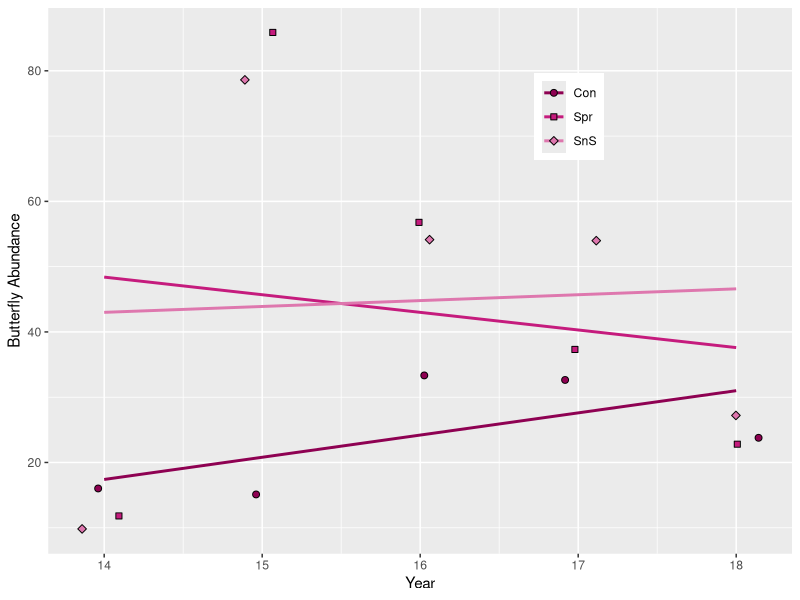

Source code (R): (Note: this script raises an error after producing the figure.)
##  --------------------------------------------------------------------------------------------------------------------------------------  ##
                         # Herbicide Side Project - Richardson 2 Observations
##  --------------------------------------------------------------------------------------------------------------------------------------  ##
# Written by Nicholas Lyon

# PURPOSE ####
  ## Because RC2 is the only un-grazed and un-burned site, it is not representative of broader treatment response
  ## SO, we generate here figures that indicate the response of this site for observational purposes
  ## While this does not hold the robustness of frequentist statistical methods, it is informative

# Required libraries
library(ggplot2); library(cowplot)

# Set working directory
setwd("~/Documents/School/Iowa State/Collaborations/'Herbicide Project/Herbicide.WD")

##  ----------------------------------------------------------------------------------------------------------  ##
                                    # Housekeeping ####
##  ----------------------------------------------------------------------------------------------------------  ##
# Clear environment to reduce error chances
rm(list = ls())

# Pull in data
bf.rc2 <- read.csv("./Data/bf-rc2-wide.csv")
flr.rc2 <- read.csv("./Data/flr-rc2-wide.csv")

# Re-level herbicide treatment levels
unique(bf.rc2$Herb.Trt); unique(flr.rc2$Herb.Trt)
bf.rc2$Herb.Trt <- factor(as.character(bf.rc2$Herb.Trt), levels = c("Con", "Spr", "SnS"))
flr.rc2$Herb.Trt <- factor(as.character(flr.rc2$Herb.Trt), levels = c("Con", "Spr", "SnS"))
unique(bf.rc2$Herb.Trt); unique(flr.rc2$Herb.Trt)

# Plotting shortcuts
bf.cols <- c("Con" = "#8e0152", "Spr" = "#c51b7d", "SnS" = "#de77ae")
flr.cols <- c("Con" = "#4d9221", "Spr" = "#7fbc41", "SnS" = "#b8e186")
shapes <- c("Con" = 21, "Spr" = 22, "SnS" = 24)
dodge <- position_dodge(width = 0.1)

##  ----------------------------------------------------------------------------------------------------------  ##
                                # Butterfly Graphs ####
##  ----------------------------------------------------------------------------------------------------------  ##
# Abundance
bf.rc2.abun <- ggplot(bf.rc2, aes(x = Year, y = Abundance)) +
  geom_smooth(aes(color = Herb.Trt), method = "lm", se = F) +
  geom_jitter(aes(fill = Herb.Trt, shape = Herb.Trt), width = 0.15, size = 2) +
  labs(x = "Year", y = "Butterfly Abundance") +
  scale_fill_manual(values = bf.cols) +
  scale_color_manual(values = bf.cols) +
  scale_shape_manual(values = 21:23) +
  theme(legend.position = c(0.7, 0.8), legend.title = element_blank()); bf.rc2.abun

# Species density/richness
bf.rc2.dens <- ggplot(bf.rc2, aes(x = Year, y = Richness)) +
  geom_smooth(aes(color = Herb.Trt), method = "lm", se = F) +
  geom_jitter(aes(fill = Herb.Trt, shape = Herb.Trt), width = 0.15, size = 2) +
  labs(x = "Year", y = "Butterfly Richness") +
  scale_fill_manual(values = bf.cols) +
  scale_color_manual(values = bf.cols) +
  scale_shape_manual(values = 21:23) +
  theme(legend.position = c(0, 0.8), legend.title = element_blank()); bf.rc2.dens

# Diversity
bf.rc2.dive <- ggplot(bf.rc2, aes(x = Year, y = Diversity)) +
  geom_smooth(aes(color = Herb.Trt), method = "lm", se = F) +
  geom_jitter(aes(fill = Herb.Trt, shape = Herb.Trt), width = 0.15, size = 2) +
  labs(x = "Year", y = "Butterfly Diversity") +
  scale_fill_manual(values = bf.cols) +
  scale_color_manual(values = bf.cols) +
  scale_shape_manual(values = 21:23) +
  theme(legend.position = c(0.7, 0.2), legend.title = element_blank()); bf.rc2.dive

##  ----------------------------------------------------------------------------------------------------------  ##
                                  # Floral Graphs ####
##  ----------------------------------------------------------------------------------------------------------  ##
# Abundance
flr.rc2.abun <- ggplot(flr.rc2, aes(x = Year, y = Abundance)) +
  geom_smooth(aes(color = Herb.Trt), method = "lm", se = F) +
  geom_jitter(aes(fill = Herb.Trt, shape = Herb.Trt), width = 0.15, size = 2) +
  labs(x = "Year", y = "Floral Abundance") +
  scale_fill_manual(values = flr.cols) +
  scale_color_manual(values = flr.cols) +
  scale_shape_manual(values = 21:23) +
  theme(legend.position = c(0, 0.8), legend.title = element_blank()); flr.rc2.abun

# Species density/richness
flr.rc2.dens <- ggplot(flr.rc2, aes(x = Year, y = Richness)) +
  geom_smooth(aes(color = Herb.Trt), method = "lm", se = F) +
  geom_jitter(aes(fill = Herb.Trt, shape = Herb.Trt), width = 0.15, size = 2) +
  labs(x = "Year", y = "Floral Richness") +
  scale_fill_manual(values = flr.cols) +
  scale_color_manual(values = flr.cols) +
  scale_shape_manual(values = 21:23) +
  theme(legend.position = c(0, 0.8), legend.title = element_blank()); flr.rc2.dens

# Diversity
flr.rc2.dive <- ggplot(flr.rc2, aes(x = Year, y = Diversity)) +
  geom_smooth(aes(color = Herb.Trt), method = "lm", se = F) +
  geom_jitter(aes(fill = Herb.Trt, shape = Herb.Trt), width = 0.15, size = 2) +
  labs(x = "Year", y = "Floral Diversity") +
  scale_fill_manual(values = flr.cols) +
  scale_color_manual(values = flr.cols) +
  scale_shape_manual(values = 21:23) +
  theme(legend.position = c(0.7, 0.8), legend.title = element_blank()); flr.rc2.dive

##  ----------------------------------------------------------------------------------------------------------  ##
# Seedmix Figure ####
##  ----------------------------------------------------------------------------------------------------------  ##
# Get the long format flower data
flr.lng <- read.csv("./Data/flr-long.csv")

# And get the treatment levels in the right order (alpha order doesn't really make sense here)
unique(flr.lng$Herb.Trt)
flr.lng$Herb.Trt <- factor(as.character(flr.lng$Herb.Trt), levels = c("Con", "Spr", "SnS"))
unique(flr.lng$Herb.Trt)

# Make a seedmix dataframe too
sdmx <- flr.lng %>%
  filter(Seedmix == "X") %>%
  select(Year:Patch, Herb.Trt, Seedmix, Number) %>%
  group_by(Year, Site, Patch, Herb.Trt) %>%
  summarise(Abundance = sum(Number),
            Richness = vegan::specnumber(Number))
str(sdmx)

# Plot seedmix abundance
sdmx.abun.plt <- ggplot(sdmx, aes(x = Year, y = Abundance)) +
  geom_smooth(method = "lm", se = F, color = "black") +
  geom_smooth(aes(color = Herb.Trt), method = "lm", se = F, linetype = 4) +
  geom_jitter(aes(fill = Herb.Trt, shape = Herb.Trt), width = 0.15, size = 2) +
  labs(x = "Year", y = "Seedmix Abundance") +
  geom_text(label = "NS", x = 14, y = 7900) +
  scale_fill_manual(values = flr.colors) +
  scale_color_manual(values = flr.colors) +
  scale_shape_manual(values = 21:23) +
  sct.theme + theme(legend.position = c(0.15, 0.85)); sdmx.abun.plt

# Seedmix Richness Plot
sdmx.rich.plt <- ggplot(sdmx, aes(x = Year, y = Richness)) +
  geom_smooth(method = "lm", se = F, color = "black") +
  geom_smooth(aes(color = Herb.Trt), method = "lm", se = F, linetype = 4) +
  geom_jitter(aes(fill = Herb.Trt, shape = Herb.Trt), width = 0.15, size = 2) +
  labs(x = "Year", y = "Seedmix Richness") +
  geom_text(label = "NS", x = 14, y = 7900) +
  scale_fill_manual(values = flr.colors) +
  scale_color_manual(values = flr.colors) +
  scale_shape_manual(values = 21:23) +
  sct.theme + theme(legend.position = c(0, 0.85)); sdmx.rich.plt

# Make two-panel seedmix figure
plot_grid(sdmx.abun.plt, sdmx.rich.plt, labels = c("i", "ii"), ncol = 2, nrow = 1)

cowplot::ggsave(plot = last_plot(), filename = "./Figures/Figure_3.pdf", 
                width = 8, height = 7, units = "in")

##  ----------------------------------------------------------  ##
# Native/Exotic Analysis & Plotting ####
##  ----------------------------------------------------------  ##
# Make a native/exotic dataframe
nv.ex <- flr.lng %>%
  select(Year:Patch, Herb.Trt, L48.Status, Number) %>%
  group_by(Year, Site, Patch, Herb.Trt, L48.Status) %>%
  summarise(Number = sum(Number)) %>%
  tidyr::spread(key = "L48.Status", value = "Number", fill = 0)
str(nv.ex)

# Get a Percent Native column
nv.ex$Percent.Native <- with(nv.ex, (N / (N + E)) * 100)

# Plot
nv.ex.plt <- ggplot(nv.ex, aes(x = Year, y = Percent.Native)) +
  geom_smooth(method = "lm", se = F, color = "black") +
  geom_smooth(aes(color = Herb.Trt), method = "lm", se = F, linetype = 4) +
  geom_jitter(aes(fill = Herb.Trt, shape = Herb.Trt), width = 0.15, size = 2) +
  labs(x = "Year", y = "Percent Native Flowers") +
  geom_text(label = "NS", x = 14, y = 7900) +
  scale_fill_manual(values = flr.colors) +
  scale_color_manual(values = flr.colors) +
  scale_shape_manual(values = 21:23) +
  sct.theme + theme(legend.position = c(0, 0.85)); nv.ex.plt

# Save it
cowplot::ggsave(plot = last_plot(), filename = "./Figures/Figure_4.pdf", 
                width = 8, height = 7, units = "in")

##  ----------------------------------------------------------------------------------------------------------  ##
                                # Figure Creation ####
##  ----------------------------------------------------------------------------------------------------------  ##
plot_grid(bf.rc2.abun, bf.rc2.dens, bf.rc2.dive, flr.rc2.abun, flr.rc2.dens, flr.rc2.dive, 
          labels = c("i", "ii", "iii", "iv", "v", "vi"), ncol = 3, nrow = 2)

cowplot::ggsave(plot = last_plot(), filename = "./Figures/Richardson2.pdf",
                width = 8, height = 7, units = "in")

# END ####



